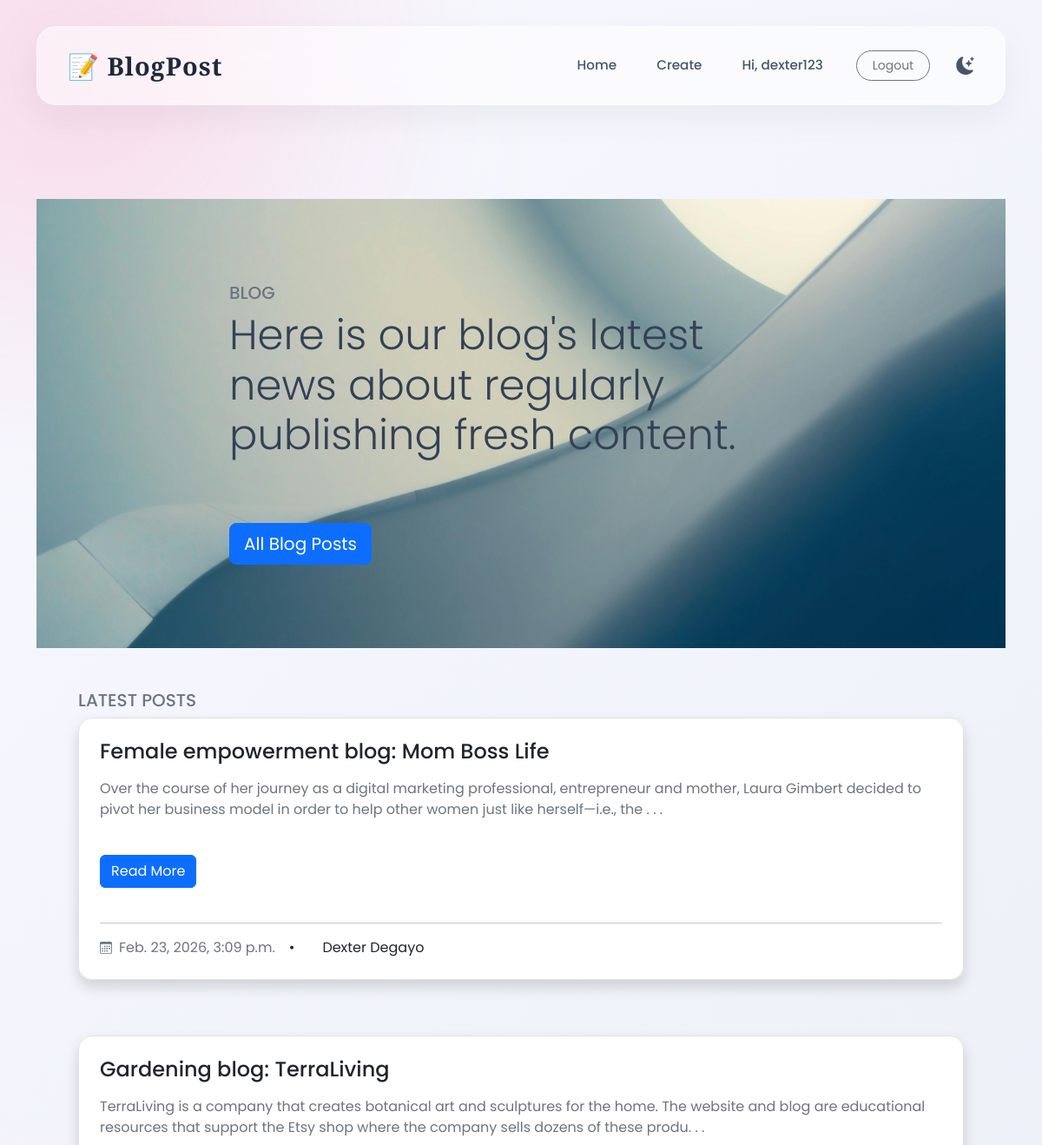
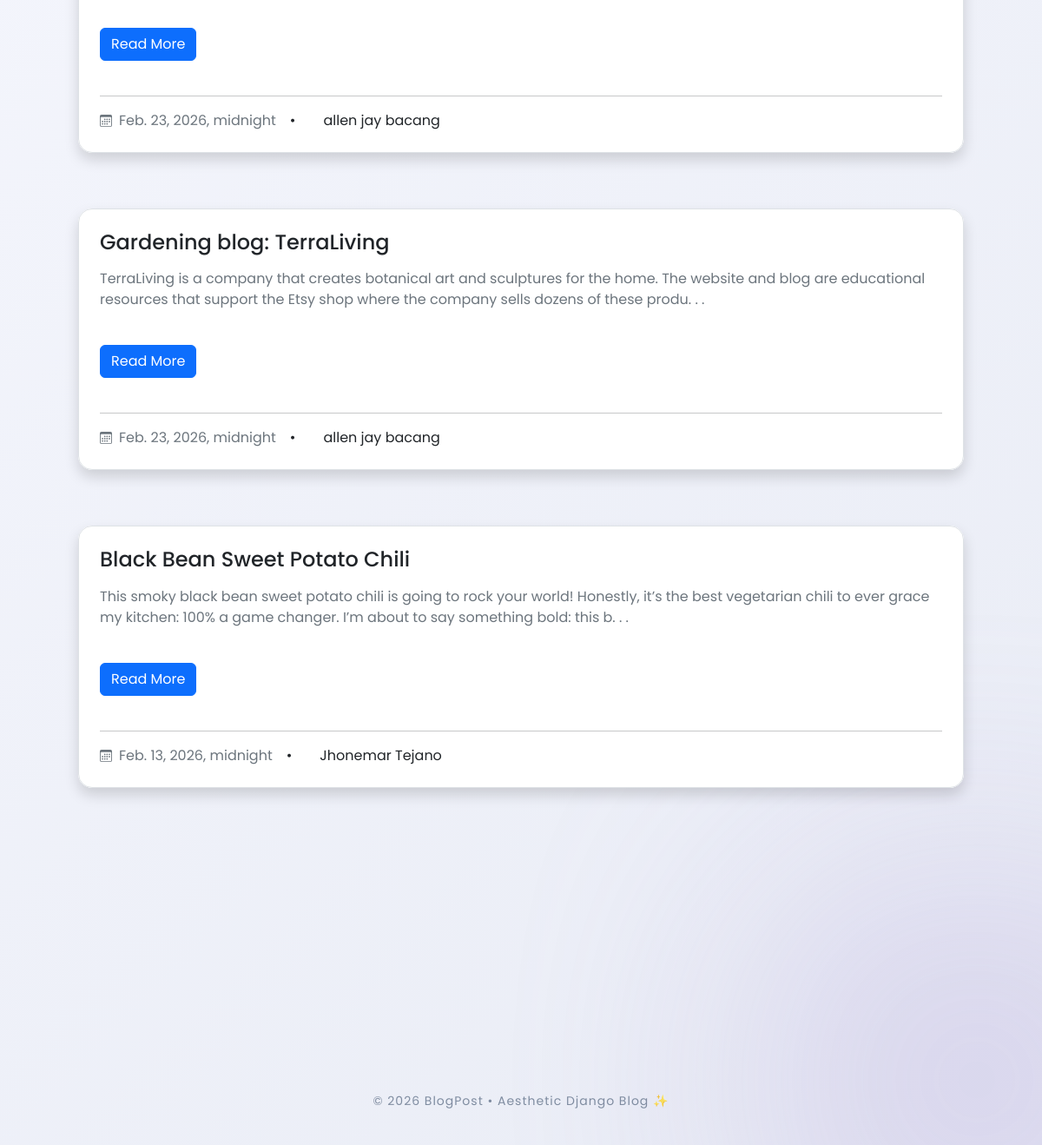
The page / (signed in) on the database its author committed (2 pictures, top to bottom).
### blogpost/models.py (models this page shows, shortened)
class Post(models.Model):
    title = models.CharField(max_length=255)
    author = models.ForeignKey(User, on_delete=models.CASCADE)
    body = models.TextField()
    post_date = models.DateTimeField(auto_now_add=True)
    image = models.ImageField(
        upload_to='post_images/',
        blank=True,
        null=True
    )
    likes = models.ManyToManyField(User, related_name='post_likes', blank=True)

### blogpost/views.py (the view)
# urls.py: path('', Featured.as_view(), name='home'),
class Featured(ListView):
    model = Post
    template_name = 'featured-blogs.html'
    ordering = ['-post_date']

### blogpost/templates/featured-blogs.html (shortened to what this page needs)
{% extends "base.html" %}
{% block content %}
<section class="py-3 py-md-5 py-xl-8 " >
    <div class="container overflow-hidden p-5" style="background-image: url('/static/img/pixel.jpg'); background-repeat: no-repeat; background-size: cover; background-position: center;">
        <div class="row">
        <div class="container col-12 col-md-10 col-lg-8">
          <div class="conside mt-5 justify-items-center">
              <h3 class="fs-5 mb-2 text-secondary text-uppercase">Blog</h3>
              <h2 class="display-5 mb-4">Here is our blog's latest news about regularly publishing fresh content.</h2>
                <a href="{% url 'all'  %}">
                  <button type="button" class="btn btn-lg btn-primary mb-3 mb-md-4 mb-xl-5 mt-5">All Blog Posts</button>
                </a>
          </div>
        </div>
        </div>
    </div>
    <div class="container overflow-hidden p-5">
        <h1 class="fs-5 mb-2 text-secondary text-uppercase">Latest Posts</h1>
          <article>
             {% for post in object_list|slice:":5"  %}
            <div class="card border-0 mb-3 shadow d-flex rounded-4">
              <div class="card-body border bg-white p-4 rounded-4">
                <div class="entry-header mb-3">
                  <h2 class="card-title entry-title h4 mb-0">
                    <a class="link-dark text-decoration-none" href="{% url 'blogdetail' post.pk %}">{{post.title}}</a>
                  </h2>
                </div>
                <p class="card-text entry-summary text-secondary mb-3">
                    {{ post.body|slice:":200"|safe }}. . .
                </p>
                <a href="{% url 'blogdetail' post.pk %}" class="btn btn-primary mt-4 text-nowrap entry-more">Read More</a>
                <br><br>
                <hr>
                <ul class="entry-meta list-unstyled d-flex align-items-center m-0">
                  <li>
                    <a class="fs-7 link-secondary text-decoration-none d-flex align-items-center" href="#!">
                      <span class="ms-2 fs-7">{{ post.post_date }}</span>
                    </a>
                  </li>
                  <li>
                    <span class="px-3">&bull;</span>
                  </li>
                  <li>
                    <span class="px-3">{{ post.author.first_name }} {{ post.author.last_name }}</span>
                  </li>
                </ul>
              </div>
            </div>
            <br><br>
              {% endfor %}
          </article>
    </div>
  </section>
{% endblock %}

### blogpost/templates/base.html (shortened to what this page needs)
<!DOCTYPE html>
<html lang="en">
<head>
    <link href="https://cdn.jsdelivr.net/npm/bootstrap@5.3.2/dist/css/bootstrap.min.css" rel="stylesheet">
    <link href="https://cdn.jsdelivr.net/npm/bootstrap-icons@1.11.3/font/bootstrap-icons.css" rel="stylesheet">
</head>
<body>
<div class="blob blob1"></div>
<div class="blob blob2"></div>
<div class="container navbar-wrapper">
    <nav class="navbar navbar-expand-lg custom-nav">
        <a class="navbar-brand" href="{% url 'home' %}">
            📝 BlogPost
        </a>
        <div class="collapse navbar-collapse justify-content-end">
            <ul class="navbar-nav">
                <li class="nav-item">
                    <a class="nav-link" href="{% url 'home' %}">Home</a>
                </li>
                {% if user.is_authenticated %}
                    <li class="nav-item">
                        <a class="nav-link" href="{% url 'createpost' %}">Create</a>
                    </li>
                    <li class="nav-item">
                        <span class="nav-link">Hi, {{ user.username }}</span>
                    </li>
                    <li class="nav-item">
                        <form method="POST" action="{% url 'logout' %}">
                            <button class="btn btn-sm btn-outline-secondary rounded-pill">
                                Logout
                            </button>
                        </form>
                    </li>
                {% endif %}
                <li class="nav-item">
                    <span class="mode-toggle" onclick="toggleMode()">
                        <i id="modeIcon" class="bi bi-moon-stars-fill"></i>
                    </span>
                </li>
            </ul>
        </div>
    </nav>
</div>
<div class="container mt-5">
    {% block content %}
    {% endblock %}
</div>
<footer>
    © 2026 BlogPost • Aesthetic Django Blog ✨
</footer>
</body>
</html>

### blogpost/templates/base.html (style rules this page uses)
:root { --bg-light-1: #f8f9ff; --bg-light-2: #e9ecf5; --bg-dark-1: #0f172a; --bg-dark-2: #1e293b; --text-light: #334155; --text-dark: #f1f5f9; --accent: #ff7aa2; }
html, body { margin: 0; padding: 0; }
body { font-family: 'Poppins', sans-serif; background: linear-gradient(135deg, var(--bg-light-1), var(--bg-light-2)); color: var(--text-light); transition: 0.4s ease; overflow-x: hidden; }
.blob { position: fixed; width: 450px; height: 450px; border-radius: 50%; filter: blur(140px); opacity: 0.35; z-index: -1; animation: float 14s infinite alternate ease-in-out; }
.blob1 { background: #ff7aa2; top: -150px; left: -150px; }
.blob2 { background: #a18cd1; bottom: -150px; right: -150px; }
.navbar-wrapper { padding-top: 30px; }
.custom-nav { background: rgba(255, 255, 255, 0.55); backdrop-filter: blur(25px); -webkit-backdrop-filter: blur(25px); border-radius: 22px; padding: 18px 35px; border: 1px solid rgba(255,255,255,0.4); box-shadow: 0 15px 40px rgba(0,0,0,0.05); transition: 0.4s ease; }
.navbar-brand { font-family: 'Playfair Display', serif; font-size: 1.8rem; font-weight: 700; letter-spacing: 1px; color: #1e293b !important; transition: 0.3s ease; }
.navbar-nav { gap: 30px; align-items: center; }
.nav-link { font-weight: 500; font-size: 0.95rem; color: #475569 !important; position: relative; transition: 0.3s ease; }
.nav-link::after { content: ""; position: absolute; bottom: -6px; left: 0; width: 0%; height: 2px; background: var(--accent); transition: 0.3s ease; }
.btn-outline-secondary { border-radius: 50px; padding: 6px 18px; transition: 0.3s ease; }
.mode-toggle { cursor: pointer; font-size: 1.3rem; transition: 0.3s ease; color: #475569; }
.container.mt-5 { margin-top: 60px !important; }
footer { margin-top: 150px; padding: 40px; text-align: center; font-size: 14px; letter-spacing: 1px; color: #64748b; opacity: 0.8; }

### rows shown on the page
Post: title "Female empowerment blog: Mom Boss Life", body "Over the course of her journey as a digital marketing professional, entrepreneur and mother, Laura Gimbert decided to pivot her business model in order to help other women just like herself—i.e., the", post_date "Feb. 23, 2026, 3:09 p.m.", author.first_name "Dexter", author.last_name "Degayo"
Post: title "Gardening blog: TerraLiving", body "TerraLiving is a company that creates botanical art and sculptures for the home. The website and blog are educational resources that support the Etsy shop where the company sells dozens of these produ", post_date "Feb. 23, 2026, midnight", author.first_name "allen jay", author.last_name "bacang"
Post: title "Gardening blog: TerraLiving", body "TerraLiving is a company that creates botanical art and sculptures for the home. The website and blog are educational resources that support the Etsy shop where the company sells dozens of these produ", post_date "Feb. 23, 2026, midnight", author.first_name "allen jay", author.last_name "bacang"
Post: title "Black Bean Sweet Potato Chili", body "This smoky black bean sweet potato chili is going to rock your world! Honestly, it’s the best vegetarian chili to ever grace my kitchen: 100% a game changer. I’m about to say something bold: this b", post_date "Feb. 13, 2026, midnight", author.first_name "Jhonemar", author.last_name "Tejano"

### other values the page prints
{{ user.username }} "dexter123"
